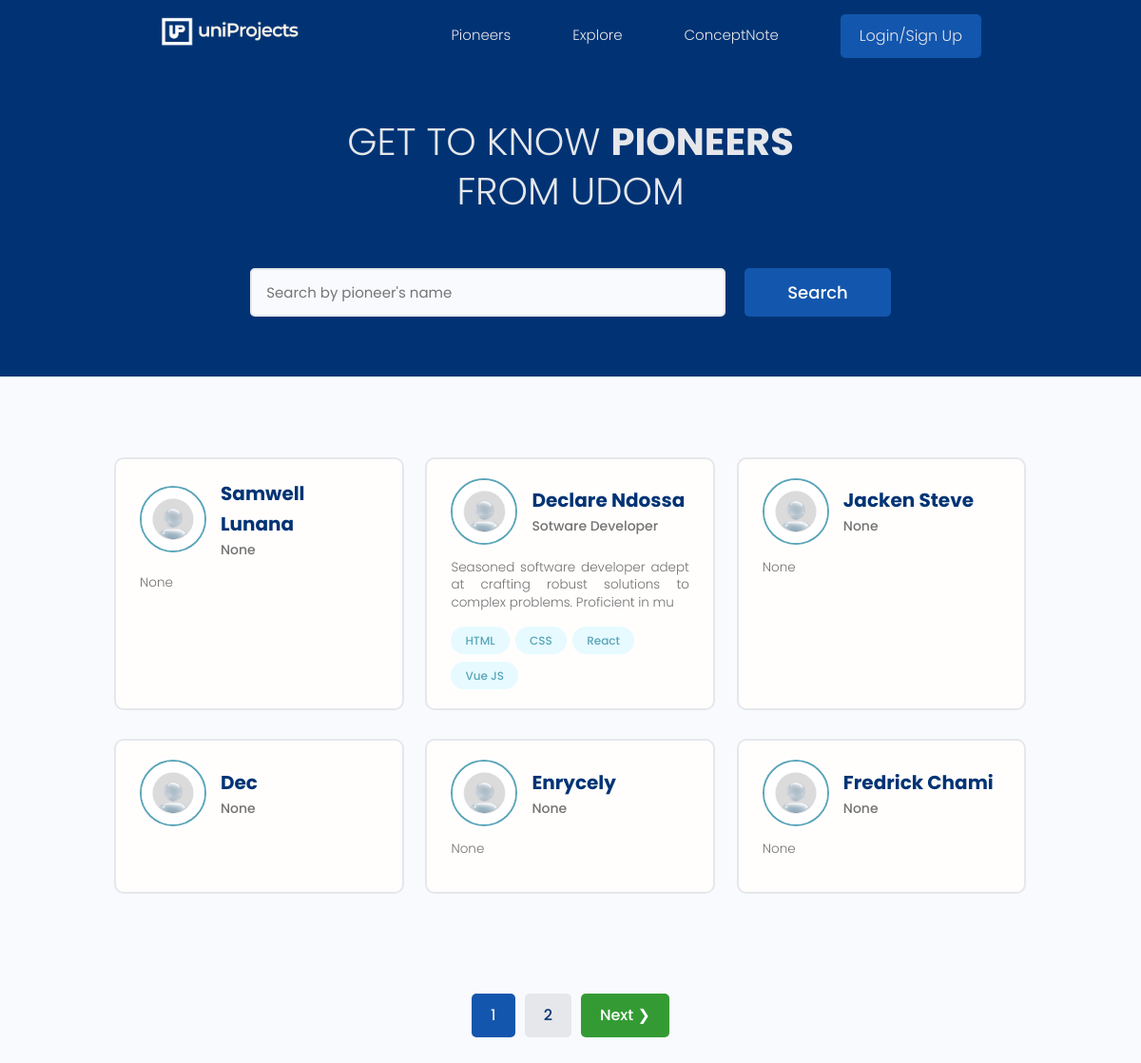
/users/, run on the app's committed database.
### users/models.py (models this page shows, shortened)
class Profile(models.Model):
    user = models.OneToOneField(User, on_delete=models.CASCADE, null=True, blank=True)
    name = models.CharField(max_length=200, blank=True, null=True)
    email = models.EmailField(max_length=500, blank=True, null=True)
    username = models.CharField(max_length=200, blank=True, null=True)
    location = models.CharField(max_length=200, blank=True, null=True)
    short_intro = models.CharField(max_length=200, blank=True, null=True)
    bio = models.TextField(blank=True, null=True)
    profile_image = models.ImageField(null=True, blank=True, upload_to='profiles/', default="profiles/user.jpeg")
    social_github = models.CharField(max_length=200, blank=True, null=True)
    social_twitter = models.CharField(max_length=200, blank=True, null=True)
    social_linkedin = models.CharField(max_length=200, blank=True, null=True)
    social_youtube = models.CharField(max_length=200, blank=True, null=True)
    social_website = models.CharField(max_length=200, blank=True, null=True)
    created = models.DateTimeField(auto_now_add = True)
    id = models.UUIDField(default=uuid.uuid4, unique = True,
                          primary_key = True, editable = False)

class Skill(models.Model):
    owner = models.ForeignKey(Profile, on_delete=models.CASCADE, null=True, blank=True)
    name = models.CharField(max_length=200, blank=True, null=True)
    description = models.TextField(blank=True, null=True)
    created = models.DateTimeField(auto_now_add = True)
    id = models.UUIDField(default=uuid.uuid4, unique = True,
                          primary_key = True, editable = False)
    def __str__(self):
        return str(self.name)

### users/views.py (the view)
# urls.py: path('', views.profiles, name="profiles"),
def profiles(request):
    profiles, search_query = searchProfile(request)
    custom_range, profiles = paginateProfiles(request, profiles, 6)
    context = {
                "profiles":profiles,
                'search_query':search_query,
                'custom_range': custom_range
                }
    return render(request, 'users/profiles.html', context)

### users/utils.py (called while the page is built)
def paginateProfiles(request, profiles, results):
    page = request.GET.get('page')
    paginator = Paginator(profiles, results)
    try:
       profiles = paginator.page(page)
    except PageNotAnInteger:
        page = 1
        profiles = paginator.page(page)
    except EmptyPage:
        page = paginator.num_pages
        profiles = paginator.page(page)
    leftIndex = (int(page) - 4)
    if leftIndex < 1:
        leftIndex= 1
    rightIndex = (int(page)+5)
    if rightIndex > paginator.num_pages:
        rightIndex = paginator.num_pages + 1
    custom_range = range(leftIndex, rightIndex)
    return custom_range, profiles

def searchProfile(request):
    search_query = ''
    if request.GET.get('search_query'):
        search_query = request.GET.get('search_query')
    skills = Skill.objects.filter(name__icontains=search_query)
    profiles = Profile.objects.distinct().filter(
        Q(name__icontains=search_query) |
        Q(short_intro__icontains=search_query)|
        Q(skill__in=skills)
        )
    return profiles, search_query

### users/templates/users/profiles.html (shortened to what this page needs)
{% extends 'main.html' %}
{% block content %}
  <main class="home">
    <section class="hero-section text-center">
      <div class="container container--narrow">
        <div class="hero-section__box">
          <h2>GET TO KNOW <span>PIONEERS</span></h2>
          <h2>FROM UDOM</h2>
        </div>
        <div class="hero-section__search">
          <form  class="form" action="{% url 'profiles' %}" method="get">
              <div class="form__field">
                  <input class="input input--text" id="formInput#search" type="text" name="search_query"
                      value="{{search_query}}" placeholder="Search by pioneer's name" />
              </div>
              <input class="btn btn--sub btn--lg" type="submit" value="Search" />
          </form>
      </div>
      </div>
    </section>
    <section class="devlist">
      <div class="container">
        <div class="grid grid--three">
        {% for profile in profiles %}
          <div class="column card">
            <div class="dev">
              <a href="{% url 'user-profile' profile.id %}" class="card__body">
                <div class="dev__profile">
                  <img class="avatar avatar--md" src="{{profile.profile_image.url }}" alt="image" />
                  <div class="dev__meta">
                    <h3>{{ profile.name }}</h3>
                    <h5>{{ profile.short_intro  }}</h5>
                  </div>
                </div>
                <p class="dev__info">{{ profile.bio|slice:"100" }}</p>
                <div class="dev__skills">
                {% for skill in profile.skill_set.all|slice:"5" %}
                  <span class="tag tag--pill tag--main">
                    <small>{{ skill }}</small>
                  </span>
                {% endfor %}
                </div>
              </a>
            </div>
          </div>
        {% endfor %}
        </div>
      </div>
    </section>
    {% include 'pagination.html' with queryset=profiles custom_range=custom_range%}
  </main>
{% endblock %}

### static/styles/app.css (style rules this page uses)
:root { --color-sub: #013374; }
.btn--sub { background-color:#1356ad; }
.card { border: 2px solid var(--color-light); }
img { width: 100%; }
.hero-section { height: 40vh; display: flex; align-items: center; background-color: var(--color-sub); }
.hero-section__box { margin-bottom: 4rem; }
.hero-section__box > h2, .hero-section__box > h2 > span { font-size: 4rem; color: var(--color-light); line-height: 1.3; text-transform: uppercase; }
.hero-section__box > h2 { font-weight: 300; }
.hero-section__box > h2 > span { font-weight: 700; }
.hero-section__search > .form { display: flex; align-items: center; justify-content: center; gap: 2rem; }
.hero-section__search > .form input.input--text { width: 50rem; }
.devlist { margin-top: 8rem; }
.devlist .grid { align-items: stretch; }
.devlist .dev .dev__profile { display: flex; align-items: center; gap: 1.5rem; }
.devlist .dev .dev__meta h3 { color: var(--color-sub); font-size: 2rem; font-weight: 700; }
.devlist .dev .dev__meta h5 { color: var(--color-text); font-size: 1.4rem; font-weight: 500; }
.devlist .dev .dev__info { margin: 1.5rem 0; font-size: 1.35rem; line-height: 1.4; text-align: justify; }

### static/uikit/styles/modules/_variables.css (style rules this page uses)
:root { --color-main: #5aa5b9; --color-main-light: #e6faff; --color-sub: #3f4156; --color-sub-light: #51546e; --color-sub-lighter: #ededfd; --color-text: #737373; --color-gray: #8b8b8b; --color-light: #e5e7eb; --color-light-gray: #767676; --color-bg: #f8fafd; --color-white: #fffefd; --color-white-light: #f3f3f3; --color-success: #359e64; --color-success-bg: #def8e8; --color-error: #fc4b0b; --color-error-bg: #fff2ee; --font-base: 'Poppins', arial, helvetica, 'Segoe UI', roboto, ubuntu, sans-serif; --font-monospace: 'Fira Code', 'Courier New', courier, monospace; --font-regular: 300; --font-medium: 500; --font-bold: 700; --generic-shadow: 1px 1px 5px #00000010; --generic-transition: all 0.3s ease-in-out; }

### static/uikit/styles/modules/_base.css (style rules this page uses)
* { margin: 0; padding: 0; box-sizing: border-box; text-rendering: optimizeLegibility; color: inherit; font-size: inherit; }
html { font-size: 50%; }
@media only screen and (min-width: 480px) { html { font-size: 56.25%; } }
@media only screen and (min-width: 1200px) { html { font-size: 62.5%; } }
body { line-height: 1.6; font-weight: 400; font-size: 1.5rem; color: var(--color-text); background-color: var(--color-bg); min-height: 100vh; }

### static/uikit/styles/modules/_typography.css (style rules this page uses)
* { font-family: var(--font-base); }
h2 { font-size: 3.6rem; font-weight: var(--font-bold); }
h3 { font-size: 3.2rem; font-weight: var(--font-medium); }
h5 { font-size: 2.4rem; font-weight: var(--font-medium); }
h5, h6 { font-weight: var(--font-regular); }
p, span, strong { font-size: 1.6rem; color: var(--color-text); font-weight: var(--font-regular); }
a { padding-bottom: 2px; text-decoration: none; display: inline-block; color: var(--color-main); font-weight: var(--font-medium); }

### static/uikit/styles/modules/_utilities.css (style rules this page uses)
.container { width: 92%; max-width: 165rem; margin: 0 auto; box-sizing: border-box; }
.container--narrow { width: 92%; max-width: 120rem; }
@media screen and (min-width: 1000px) { .container { width: 90%; } }
@media screen and (min-width: 1000px) { .container--narrow { width: 85%; } }
@media screen and (min-width: 1200px) { .container { width: 80%; } }
@media screen and (min-width: 1200px) { .container--narrow { width: 72%; } }
.text-center { text-align: center; }

### static/uikit/styles/modules/_avatar.css (style rules this page uses)
.avatar { border-radius: 50%; border: 2px solid var(--color-main); object-fit: cover; }
.avatar--md { height: 7rem; width: 7rem; }

### static/uikit/styles/modules/_button.css (style rules this page uses)
.btn { display: inline-block; position: relative; cursor: pointer; background-color: var(--color-light); font-weight: var(--font-medium); color: var(--color-sub); text-decoration: none; padding: 1rem 2rem; border-radius: 0.5rem; border: none; width: -webkit-fit-content; width: -moz-fit-content; width: fit-content; height: -webkit-fit-content; height: -moz-fit-content; height: fit-content; font-size: 1.6rem; outline-width: 0; outline-color: transparent; -webkit-backface-visibility: hidden; backface-visibility: hidden; transition: all 0.3s ease-in-out; }
.btn--sub { background-color: var(--color-sub); color: var(--color-white); }
.btn--lg { font-size: 1.8rem; padding: 1.2rem 4.5rem; }

### static/uikit/styles/modules/_card.css (style rules this page uses)
.card { border-radius: 1rem; background-color: var(--color-white); border: 1.5px solid var(--color-light); width: auto; height: auto; margin-top: 0.5rem; margin-bottom: 0.5rem; overflow: hidden; }
.card__body, .card__header { padding: 2rem 2.5rem; }

### data on the page
Profile: profile_image (placeholder picture), name "Samwell Lunana", short_intro "None", bio "None"
Profile: profile_image (picture), name "Declare Ndossa", short_intro "Sotware Developer", bio "Seasoned software developer adept at crafting robust solutions to complex problems. Proficient in mu"
Skill: name "HTML"
Skill: name "CSS"
Skill: name "React"
Skill: name "Vue JS"
Profile: profile_image (placeholder picture), name "Jacken Steve", short_intro "None", bio "None"
Profile: profile_image (placeholder picture), name "Dec", short_intro "None"
Profile: profile_image (placeholder picture), name "Enrycely", short_intro "None", bio "None"
Profile: profile_image (placeholder picture), name "Fredrick Chami", short_intro "None", bio "None"

### other printed values
{{ page }} "1"
{{ page }} "2"
